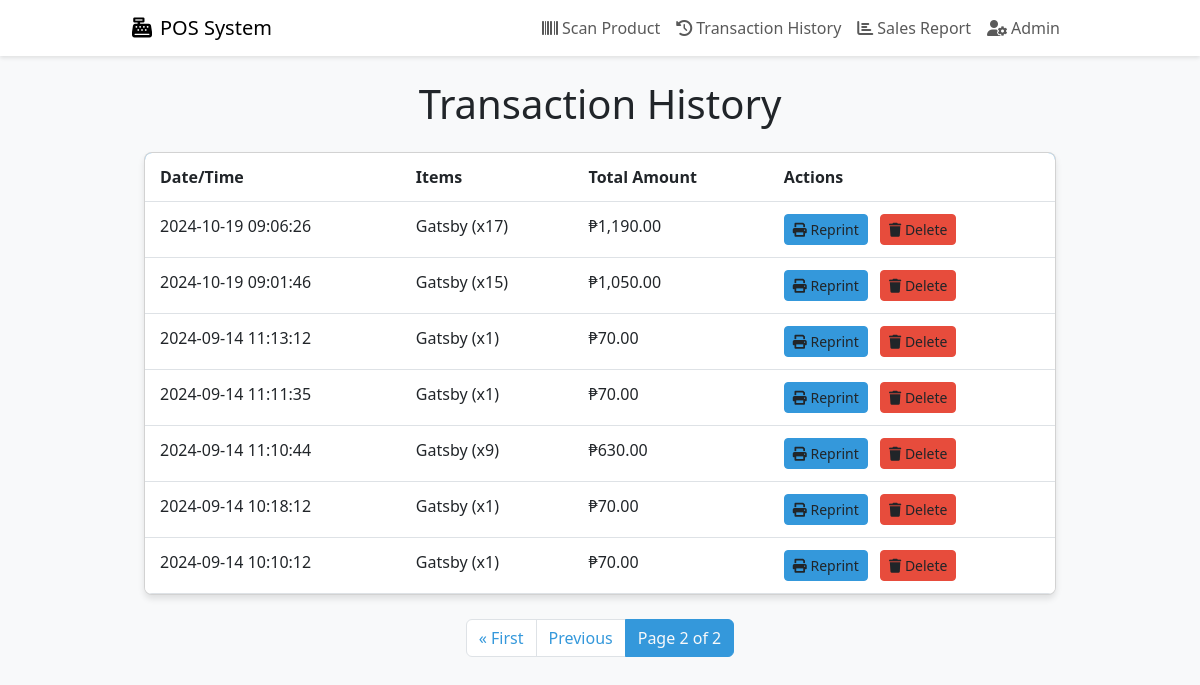
The app's page /transaction-history/?page=2 (signed in) with its own data.
### pos/models.py (models this page shows, shortened)
class Transaction(models.Model):
    transaction_id = models.UUIDField(default=uuid.uuid4, editable=False, unique=True)
    date_time = models.DateTimeField(auto_now_add=True)
    total_amount = models.DecimalField(max_digits=10, decimal_places=2)
    completed = models.BooleanField(default=False)
    status = models.CharField(max_length=20, default='pending')

class TransactionItem(models.Model):
    transaction = models.ForeignKey(Transaction, on_delete=models.CASCADE, related_name='items')
    product = models.ForeignKey(Product, on_delete=models.CASCADE)
    quantity = models.IntegerField()
    price = models.DecimalField(max_digits=10, decimal_places=2)

class Product(models.Model):
    name = models.CharField(max_length=100)
    price = models.DecimalField(max_digits=10, decimal_places=2)
    stock_quantity = models.IntegerField()
    barcode = models.CharField(max_length=100, unique=True)

### pos/views.py (the view)
# urls.py: path('transaction-history/', views.transaction_history, name='transaction_history'),
@login_required
def transaction_history(request):
    transactions_list = Transaction.objects.all().order_by('-date_time')
    paginator = Paginator(transactions_list, 10)  # 10 transactions per page
    page_number = request.GET.get('page')
    transactions = paginator.get_page(page_number)
    return render(request, 'pos/transaction_history.html', {'transactions': transactions})

### pos/templates/pos/transaction_history.html (shortened to what this page needs)
{% extends 'base.html' %}
{% load humanize %}
{% load static %}
{% block content %}
{% block extra_css %}
<link rel="stylesheet" href="{% static 'css/transaction_history.css' %}">
{% endblock %}
<div class="container mt-4">
    <h1 class="mb-4 text-center">Transaction History</h1>
    <div class="card transaction-table">
        <div class="table-responsive">
            <table class="table table-hover mb-0">
                <thead>
                    <tr>
                        <th>Date/Time</th>
                        <th>Items</th>
                        <th>Total Amount</th>
                        <th>Actions</th>
                    </tr>
                </thead>
                <tbody>
                    {% for transaction in transactions %}
                    <tr class="transaction-row">
                        <td>{{ transaction.date_time|date:"Y-m-d H:i:s" }}</td>
                        <td>
                            <ul class="list-unstyled mb-0">
                                {% for item in transaction.items.all %}
                                <li>{{ item.product.name|truncatechars:30|capfirst }} (x{{ item.quantity|intcomma }})</li>
                                {% endfor %}
                            </ul>
                        </td>
                        <td>₱{{ transaction.total_amount|floatformat:2|intcomma }}</td>
                        <td>
                            <button class="btn btn-sm btn-reprint print-receipt me-2" data-transaction-id="{{ transaction.transaction_id }}">
                                <i class="fas fa-print"></i> Reprint
                            </button>
                            <button class="btn btn-sm btn-delete delete-transaction" data-transaction-id="{{ transaction.transaction_id }}">
                                <i class="fas fa-trash"></i> Delete
                            </button>
                        </td>
                    </tr>
                    {% endfor %}
                </tbody>
            </table>
        </div>
    </div>
    <nav aria-label="Transaction history pagination" class="mt-4">
        <ul class="pagination justify-content-center">
            {% if transactions.has_previous %}
                <li class="page-item"><a class="page-link" href="?page=1">« First</a></li>
                <li class="page-item"><a class="page-link" href="?page={{ transactions.previous_page_number }}">Previous</a></li>
            {% endif %}
            <li class="page-item active"><a class="page-link" href="#">Page {{ transactions.number }} of {{ transactions.paginator.num_pages }}</a></li>
        </ul>
    </nav>
</div>
{% endblock %}

### pos/static/css/transaction_history.css (style rules this page uses)
.transaction-table { box-shadow: 0 4px 6px rgba(0, 0, 0, 0.1); border-radius: 8px; overflow: hidden; }
.transaction-table thead { background-color: #3498db; color: white; }
.transaction-table th, .transaction-table td { padding: 12px 15px; }
.transaction-row { transition: background-color 0.3s ease; }
.btn-reprint { background-color: #3498db; border-color: #3498db; }
.btn-delete { background-color: #e74c3c; border-color: #e74c3c; }
.pagination .page-link { color: #3498db; }
.pagination .page-item.active .page-link { background-color: #3498db; border-color: #3498db; color: #f8f9fa; }

### pos/templates/base.html (style rules this page uses)
body { font-family: 'Segoe UI', Tahoma, Geneva, Verdana, sans-serif; background-color: #f8f9fa; }
.container { max-width: 960px; }

### records on screen
TransactionItem: product.name "Gatsby", quantity "17"
TransactionItem: product.name "Gatsby", quantity "15"
TransactionItem: product.name "Gatsby", quantity "1"
TransactionItem: product.name "Gatsby", quantity "1"
TransactionItem: product.name "Gatsby", quantity "9"
TransactionItem: product.name "Gatsby", quantity "1"
TransactionItem: product.name "Gatsby", quantity "1"

### other values on screen
{{ transactions.number }} "2"
{{ transactions.paginator.num_pages }} "2"
